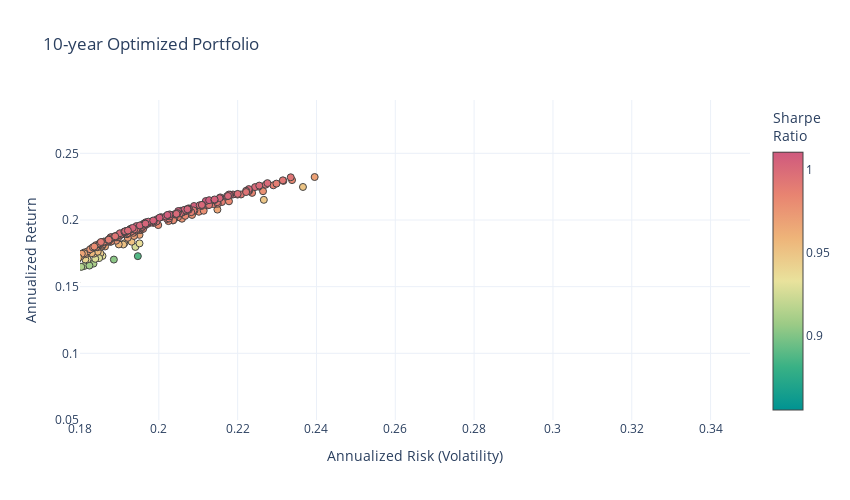

Notebook source saved alongside this figure:
### Code cell
#-- Plot the risk vs. return of randomly generated portfolios
#-- Convert the list from before into an array for easy plotting
mean_variance_pairs = np.array(mean_variance_pairs)

risk_free_rate=0 #-- Include risk free rate here

fig = go.Figure()
fig.add_trace(go.Scatter(x=mean_variance_pairs[:,1]**0.5, y=mean_variance_pairs[:,0], 
                      marker=dict(color=(mean_variance_pairs[:,0]-risk_free_rate)/(mean_variance_pairs[:,1]**0.5), 
                                  showscale=True, 
                                  size=7,
                                  line=dict(width=1),
                                  colorscale="Temps",
                                  colorbar=dict(title="Sharpe<br>Ratio")
                                 ), 
                      mode='markers',
                      text=[str(np.array(tickers_list[i])) + "<br>" + str(np.array(weights_list[i]).round(2)) for i in range(len(tickers_list))]))
fig.update_layout(template='plotly_white',
                  xaxis=dict(title='Annualized Risk (Volatility)'),
                  yaxis=dict(title='Annualized Return'),
                  title="10-year Optimized Portfolio",
                  width=850,
                  height=500)
fig.update_xaxes(range=[0.18, 0.35])
fig.update_yaxes(range=[0.05,0.29])
fig.update_layout(coloraxis_colorbar=dict(title="Sharpe Ratio"))

### Figure 1 — Plotly figure (JSON) as saved in the notebook; plotly's stock layout.template omitted (floating-point values rounded to 4 significant figures; data arrays with more than 128 entries replaced by an {"elided": "..."} marker saying what was removed)
{"data": [{"marker": {"color": {"elided": "268 float values"}, "colorbar": {"title": {"text": "Sharpe<br>Ratio"}}, "colorscale": [[0, "rgb(0, 147, 146)"], [0.1667, "rgb(57, 177, 133)"], [0.3333, "rgb(156, 203, 134)"], [0.5, "rgb(233, 226, 156)"], [0.6667, "rgb(238, 180, 121)"], [0.8333, "rgb(232, 132, 113)"], [1, "rgb(207, 89, 126)"]], "line": {"width": 1}, "showscale": true, "size": 7}, "mode": "markers", "text": {"elided": "268 str values"}, "type": "scatter", "x": {"elided": "268 float values"}, "y": {"elided": "268 float values"}}], "layout": {"coloraxis": {"colorbar": {"title": {"text": "Sharpe Ratio"}}}, "height": 500, "title": {"text": "10-year Optimized Portfolio"}, "width": 850, "xaxis": {"range": [0.18, 0.35], "title": {"text": "Annualized Risk (Volatility)"}}, "yaxis": {"range": [0.05, 0.29], "title": {"text": "Annualized Return"}}}}
